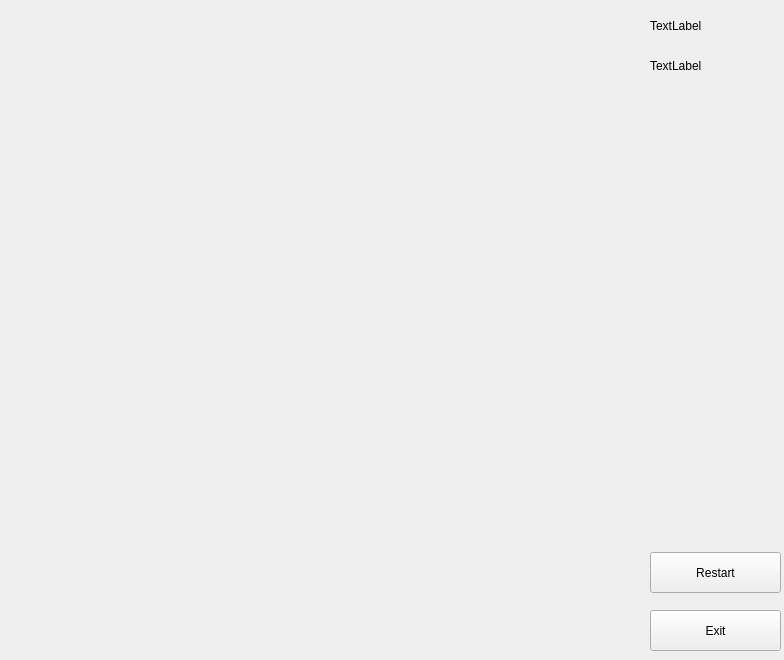
<?xml version="1.0" encoding="UTF-8"?>
<ui version="4.0">
 <class>CoridorWindow</class>
 <widget class="QWidget" name="CoridorWindow">
  <property name="geometry">
   <rect>
    <x>0</x>
    <y>0</y>
    <width>784</width>
    <height>660</height>
   </rect>
  </property>
  <property name="windowTitle">
   <string>Form</string>
  </property>
  <widget class="QPushButton" name="pushButton">
   <property name="geometry">
    <rect>
     <x>650</x>
     <y>610</y>
     <width>131</width>
     <height>41</height>
    </rect>
   </property>
   <property name="text">
    <string>Exit</string>
   </property>
  </widget>
  <widget class="QLabel" name="turn">
   <property name="geometry">
    <rect>
     <x>650</x>
     <y>10</y>
     <width>131</width>
     <height>31</height>
    </rect>
   </property>
   <property name="text">
    <string>TextLabel</string>
   </property>
  </widget>
  <widget class="QPushButton" name="pushButton_2">
   <property name="geometry">
    <rect>
     <x>650</x>
     <y>552</y>
     <width>131</width>
     <height>41</height>
    </rect>
   </property>
   <property name="text">
    <string>Restart</string>
   </property>
  </widget>
  <widget class="QLabel" name="status">
   <property name="geometry">
    <rect>
     <x>650</x>
     <y>50</y>
     <width>131</width>
     <height>31</height>
    </rect>
   </property>
   <property name="text">
    <string>TextLabel</string>
   </property>
  </widget>
 </widget>
 <resources/>
 <connections/>
</ui>
